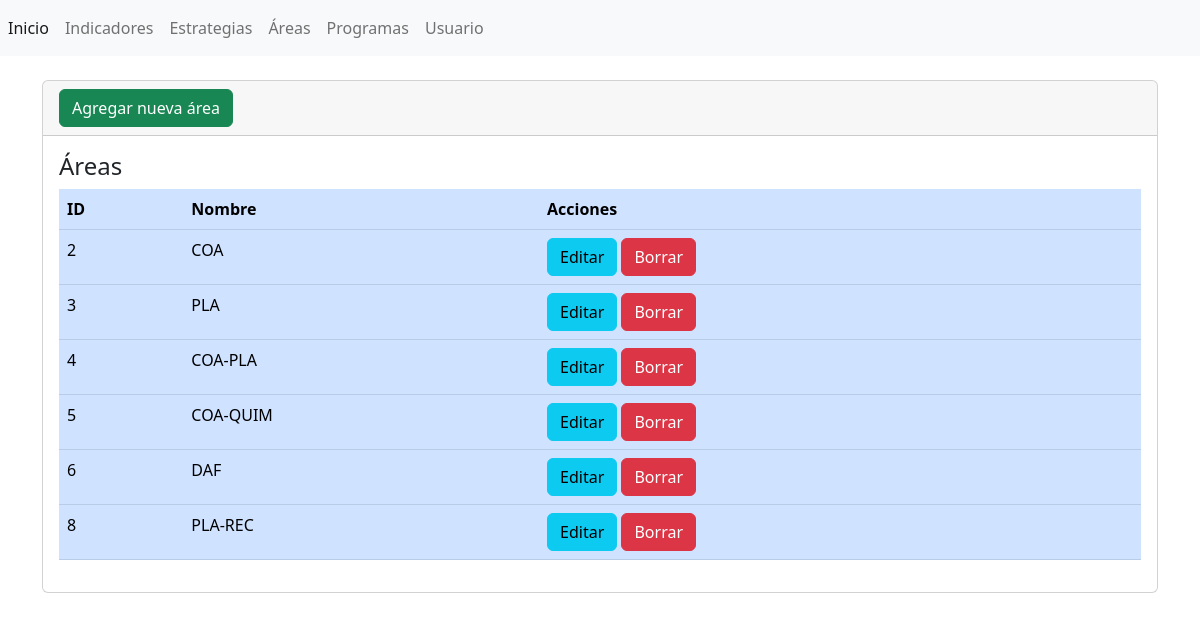
The app's page /areas with its own data.
### IPOEF/models.py (models this page shows, shortened)
class areas(models.Model):
    nombre = models.CharField(max_length=254, verbose_name="Nombre")
    fecha_creacion = models.DateTimeField(auto_now_add=True)
    fecha_actualizacion = models.DateTimeField(auto_now=True)

### IPOEF/views.py (the view)
def areass(request):
    areass = areas.objects.all()
    return render(request, 'areas/index.html', {'areas': areass})

### IPOEF/templates/Areas/index.html (shortened to what this page needs)
{% extends "base.html" %}
{% block contenido %}
<div class="card">
    <div class="card-header">
        <a name="" id="" class="btn btn-success" href="{% url 'crearareas' %}" role="button">Agregar nueva área</a>
    </div>
    <div class="card-body">
        <h4 class="card-title">Áreas</h4>
        <div class="table-responsive">
            <table class="table table-primary">
                <thead>
                    <tr>
                        <th scope="col">ID</th>
                        <th scope="col">Nombre</th>
                        <th scope="col">Acciones</th>
                    </tr>
                </thead>
                <tbody>
                    {% for areas in areas %}
                    <tr>
                        <td scope="row">{{areas.id}}</td>
                        <td>{{areas.nombre}}</td>
                        <td>
                            <a name="" id="" class="btn btn-info" href="{% url 'editararea' areas.id %}" role="button">Editar</a>
                            <a name="" id="" class="btn btn-danger" href="{% url 'eliminararea' areas.id %}" role="button">Borrar</a>
                        </td>
                    </tr>
                    {% endfor %}
                </tbody>
            </table>
        </div>
    </div>
</div>
{% endblock %}

### records on screen
areas: id "2", nombre "COA"
areas: id "3", nombre "PLA"
areas: id "4", nombre "COA-PLA"
areas: id "5", nombre "COA-QUIM"
areas: id "6", nombre "DAF"
areas: id "8", nombre "PLA-REC"
